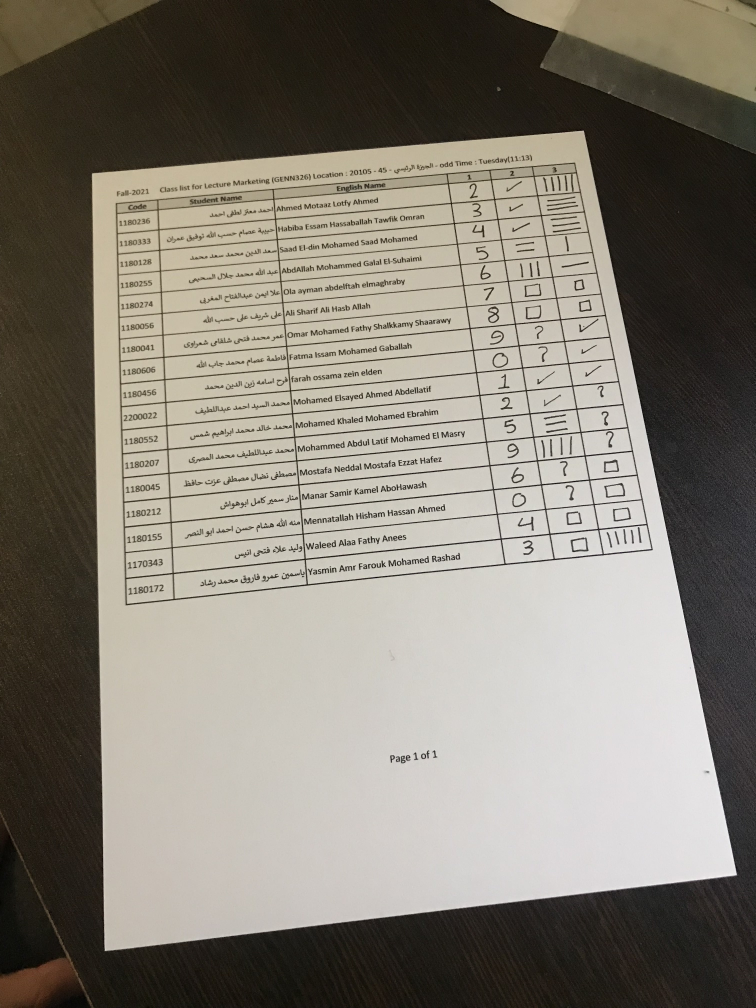
#> input picture Module1/dataSet/7.jpg, 3024 x 4032 px, found by its file name (shown at 1/4 size)
$ jupyter execute --allow-errors scannar.ipynb   (shell and % lines are left out)
#> lines starting #> are read from the running program, lines starting #| are printed output that depends on the picture; after the words box and inside, x2 and y2 are one past the last pixel; in counts of white or black regions, pixels touching at a corner belong together
### Module1/commonfunctions.py


import skimage.io as io
import matplotlib.pyplot as plt
import numpy as np
from skimage.exposure import histogram
from matplotlib.pyplot import bar
from skimage.color import rgb2gray,rgb2hsv

# Convolution:
from scipy.signal import convolve2d
from scipy import fftpack
import math

from skimage.util import random_noise
from skimage.filters import median
from skimage.feature import canny

from mpl_toolkits.mplot3d import Axes3D  # noqa: F401 unused import

import matplotlib.pyplot as plt
from matplotlib import cm
from matplotlib.ticker import LinearLocator, FormatStrFormatter
import numpy as np

# Edges
from skimage.filters import sobel_h, sobel, sobel_v,roberts, prewitt

# Show the figures / plots inside the notebook
def show_images(images,titles=None):
    #This function is used to show image(s) with titles by sending an array of images and an array of associated titles.
    # images[0] will be drawn with the title titles[0] if exists
    # You aren't required to understand this function, use it as-is.
    n_ims = len(images)
    if titles is None: titles = ['(%d)' % i for i in range(1,n_ims + 1)]
    fig = plt.figure()
    n = 1
    for image,title in zip(images,titles):
        a = fig.add_subplot(1,n_ims,n)
        if image.ndim == 2:
            plt.gray()
        plt.imshow(image)
        a.set_title(title)
        plt.axis('off')
        n += 1
    fig.set_size_inches(np.array(fig.get_size_inches()) * n_ims)
    plt.show()


# [43 lines left out: functions show_3d_image, show_3d_image_filtering_in_freq, showHist, not called in this run]

### Module1/scannar.ipynb
[cell 1]
# !pip install pytesseract
# !conda install pandas


from commonfunctions import *
import cv2
import pytesseract


import cv2
import numpy as np
import pandas as pd
import matplotlib.pyplot as plt
import csv
try:
    from PIL import Image
except ImportError:
    import Image

import utlis

[cell 2]
# [12 lines left out: function _imshow, not called in this run]

[cell 3]

file = r"E:\CUFE\Fall22\IP\Project-2022\GradesAutoFiller-main\GradesAutoFiller-main\Module1\dataSet\7.jpg"
img = cv2.imread(file,0)
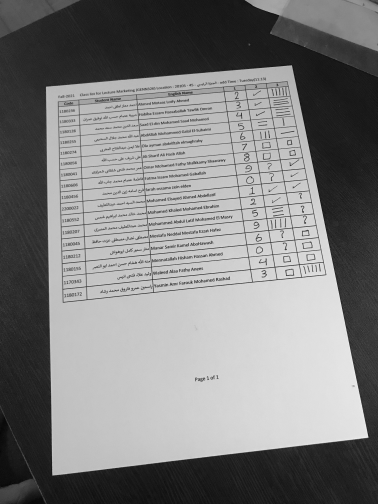
#> img: shape (4032, 3024) (shown at 1/8 size); min 0, max 255, mean 127.1
# [4 lines of commented-out code are left out]
heightImg = img.shape[1]
widthImg  = img.shape[0]
# [6 lines of commented-out code are left out]
show_images([img])
#> in show_images, `n_ims = len(images)`: n_ims = 1
#> the loop in show_images, `for image,title in zip(images,titles):` made 1 pass
#> (title, n) on pass 1: ('(1)', 2)
#> after the loop in show_images, `for image,title in zip(images,titles):`: n = 2

[cell 4]
# utlis.initializeTrackbars()
# count=0

[cell 5]
# img = cv2.resize(img, (widthImg, heightImg)) # RESIZE IMAGE
# img = cv2.resize(img, (int(480*2), int(640*2)))

imgBlank = np.zeros((heightImg,widthImg), np.uint8) # CREATE A BLANK IMAGE FOR TESTING DEBUGING IF REQUIRED
# imgGray = cv2.cvtColor(img, cv2.COLOR_RGB2GRAY) # CONVERT IMAGE TO GRAY SCALE
imgBlur = cv2.GaussianBlur(img, (9, 9), 1) # ADD GAUSSIAN BLUR
imgBlur = img
# [5 lines of commented-out code are left out]
show_images([imgBlank,imgBlur])
#> the loop in show_images (call 2), `for image,title in zip(images,titles):` made 2 passes
#> (title, n) on passes 1 to 2: ('(1)', 2), ('(2)', 3)
#> after the loop in show_images (call 2), `for image,title in zip(images,titles):`: n = 3
#> in show_images (call 2), `plt.show()`:
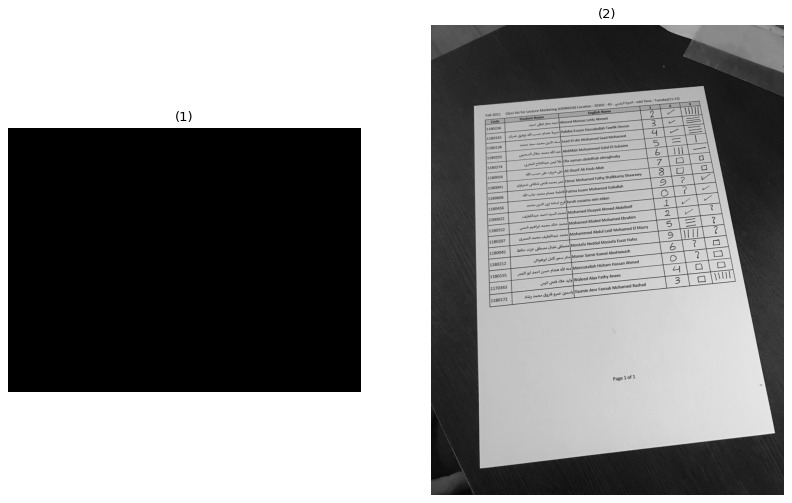
#> figure drawn by matplotlib, 2 panels

[cell 6]
# thres=utlis.valTrackbars() # GET TRACK BAR VALUES FOR THRESHOLDS

[cell 7]
imgsobel = sobel(imgBlur)
# _imshow(imgsobel)
imgThreshold = cv2.Canny(imgBlur,100,150) # APPLY CANNY BLUR
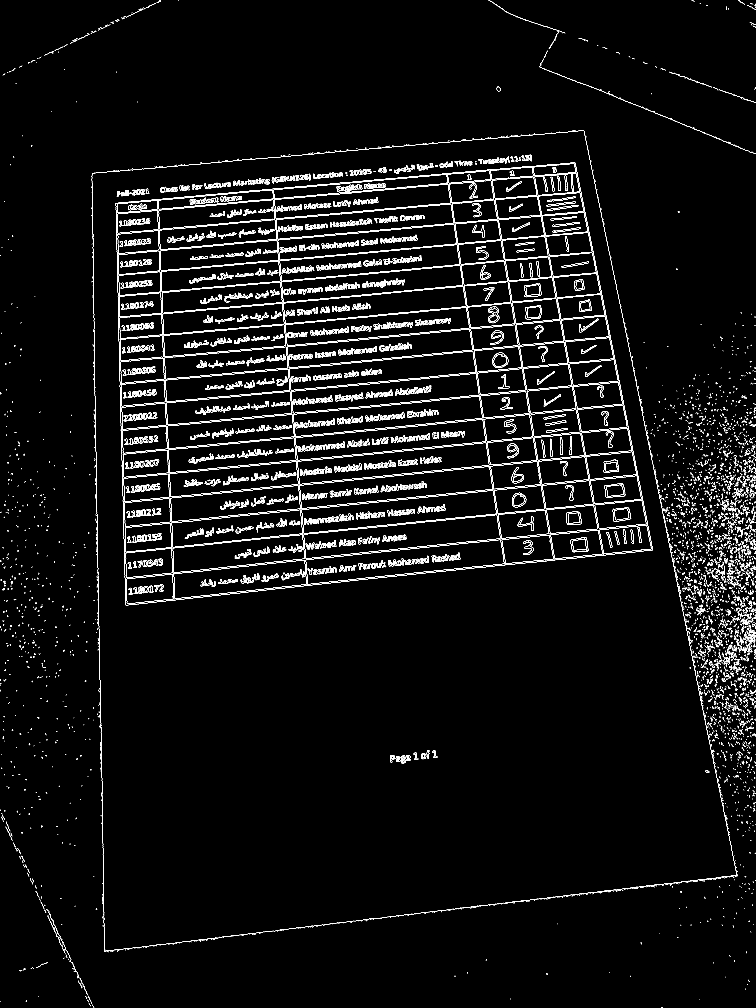
#> imgThreshold: shape (4032, 3024) (shown at 1/4 size); 2.2% white in thin lines or dots
kernel = np.ones((5, 5))
imgDial = cv2.dilate(imgThreshold, kernel, iterations=2) # APPLY DILATION
#> imgDial: shape (4032, 3024); 15.5% white; 762 white regions, largest, box (x1, y1, x2, y2) and area: (458, 646, 2615, 2426) 901828, (360, 516, 3024, 3813) 379953, (1951, 0, 3024, 620) 17393
imgThreshold = cv2.erode(imgDial, kernel, iterations=1)  # APPLY EROSION
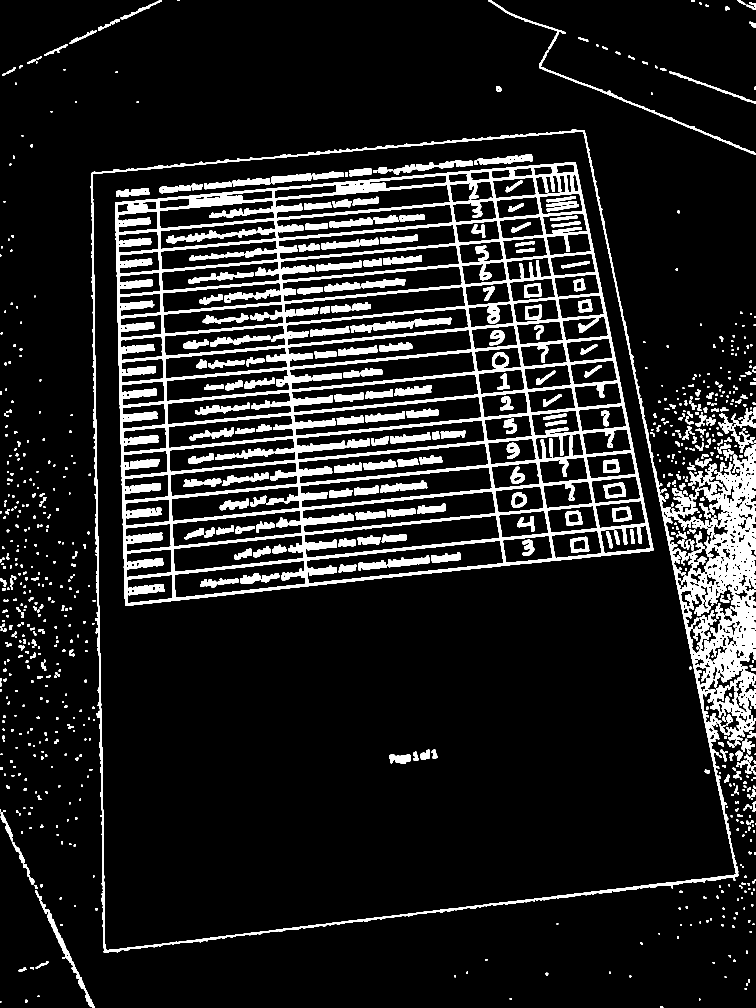
#> imgThreshold: shape (4032, 3024) (shown at 1/4 size); 11% white; 882 white regions
# _imshow(imgThreshold)
show_images([imgsobel,imgThreshold])

[cell 8]
## FIND ALL COUNTOURS
imgContours = img.copy() # COPY IMAGE FOR DISPLAY PURPOSES
imgBigContour = img.copy() # COPY IMAGE FOR DISPLAY PURPOSES
contours, hierarchy = cv2.findContours(imgThreshold, cv2.RETR_EXTERNAL, cv2.CHAIN_APPROX_SIMPLE) # FIND ALL CONTOURS
#> contours = 712 contours, 4 with area under 20; largest, box (x1, y1, x2, y2) and area: (362, 518, 3024, 3811) 7201620, (140, 3562, 379, 4032) 6327, (2157, 200, 3024, 618) 6108, (2874, 1629, 3024, 1735) 4492, (1953, 0, 2263, 197) 2442
cv2.drawContours(imgContours, contours, -1, (0, 255, 0), 10) # DRAW ALL DETECTED CONTOURS
imgThreshold = cv2.cvtColor(imgThreshold,cv2.COLOR_BAYER_BG2BGR)
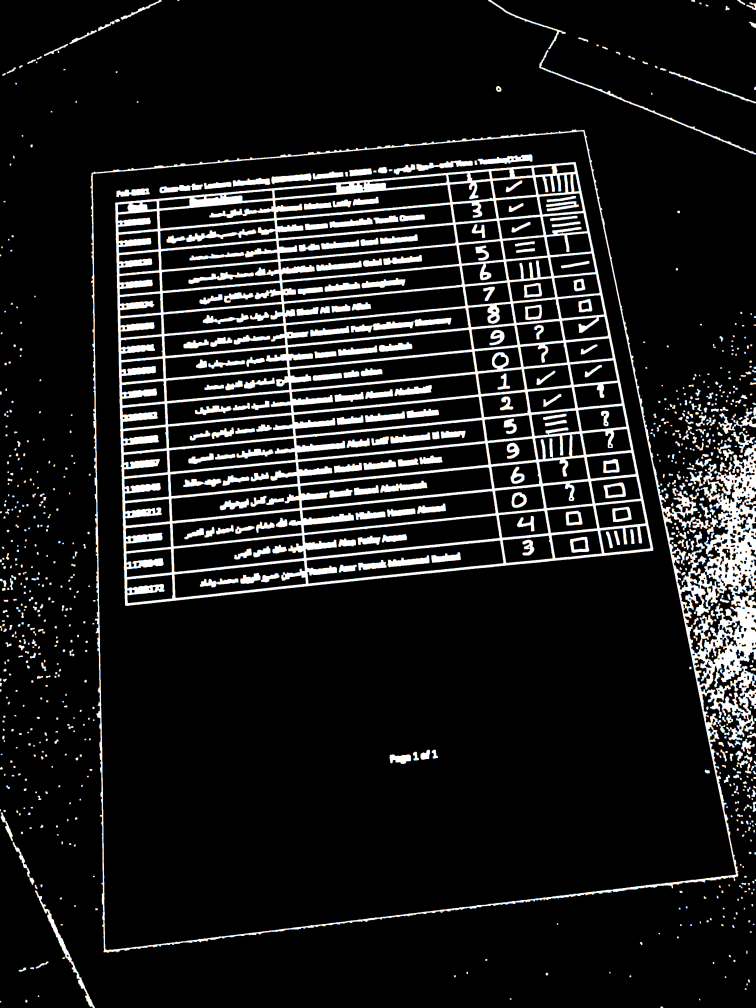
#> imgThreshold: shape (4032, 3024, 3) (shown at 1/4 size); mean B, G, R 28, 28, 27.9

$ run again, with Module1/dataSet/10.jpg copied over Module1/dataSet/7.jpg
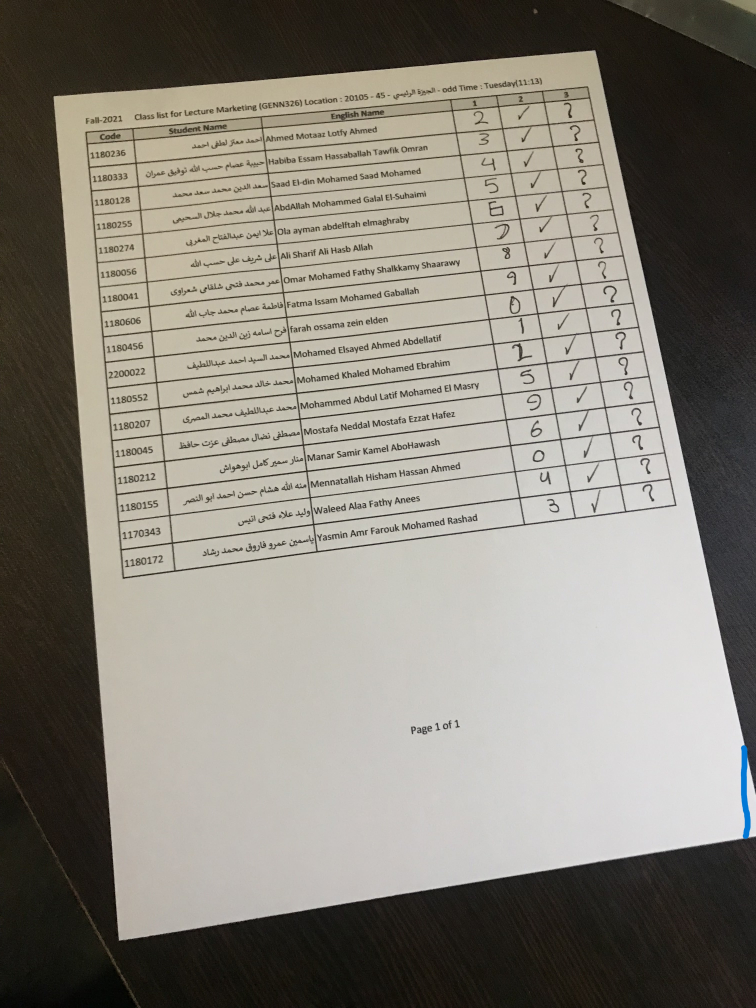
#> input picture Module1/dataSet/10.jpg, 3024 x 4032 px, found by its file name (shown at 1/4 size)
#> n_ims = 1
#> the loop in show_images, `for image,title in zip(images,titles):` made 1 pass
#> (title, n) on pass 1: ('(1)', 2)
#> after the loop in show_images, `for image,title in zip(images,titles):`: n = 2
#> the loop in show_images (call 2), `for image,title in zip(images,titles):` made 2 passes
#> (title, n) on passes 1 to 2: ('(1)', 2), ('(2)', 3)
#> imgDial: shape (4032, 3024); 14% white; 457 white regions, largest, box (x1, y1, x2, y2) and area: (336, 341, 2711, 2319) 1048411, (207, 194, 3024, 3769) 153842, (861, 393, 1213, 456) 10704
#> `imgThreshold = cv2.erode(imgDial, kernel, iterations=1)`:
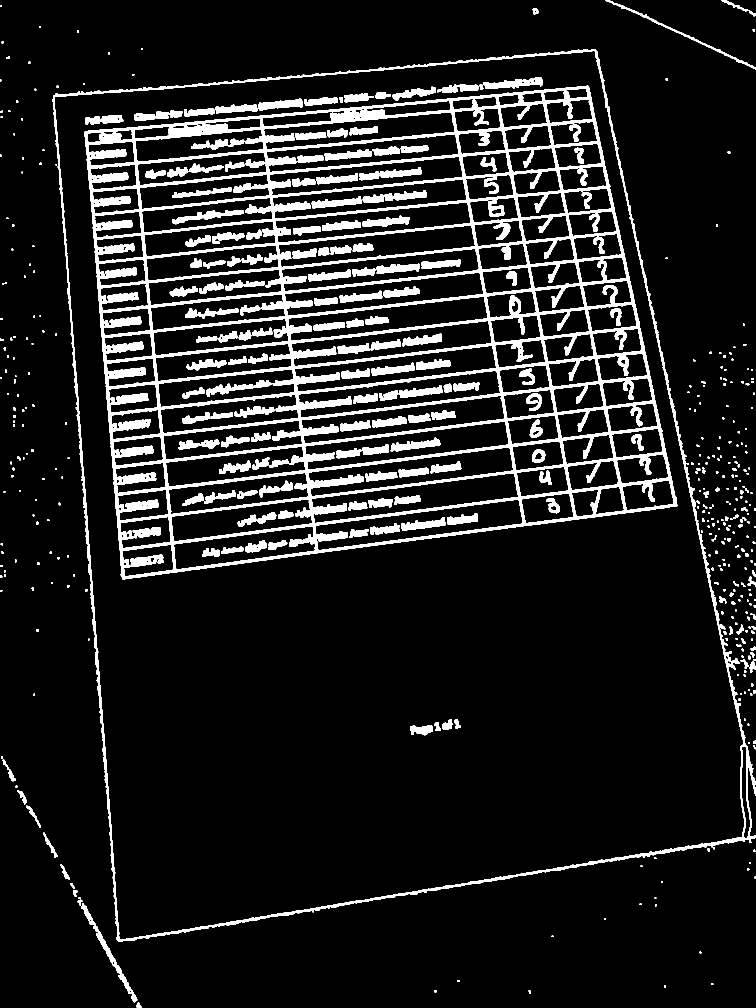
#> imgThreshold: shape (4032, 3024) (shown at 1/4 size); 10.2% white; 485 white regions
#> contours = 346 contours; largest, box (x1, y1, x2, y2) and area: (209, 196, 3024, 3767) 7908210, (324, 3614, 549, 4009) 6424, (2423, 0, 3024, 277) 4012, (2885, 0, 3024, 65) 987, (173, 3331, 230, 3430) 876
#> `imgThreshold = cv2.cvtColor(imgThreshold,cv2.COLOR_BAYER_BG2BGR)`:
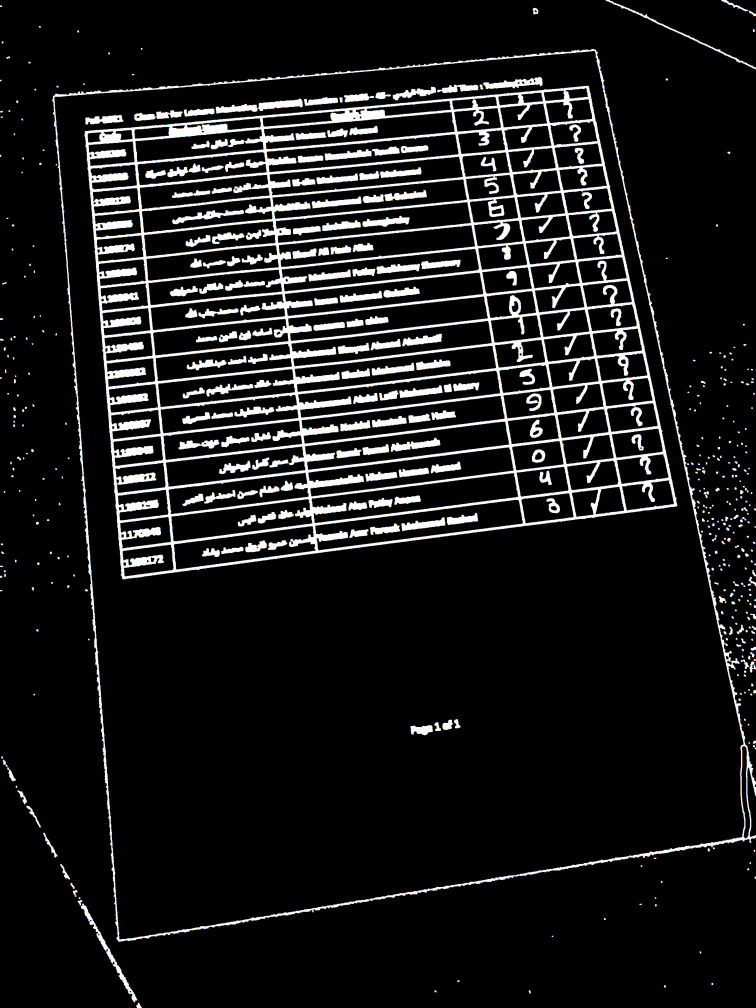
#> imgThreshold: shape (4032, 3024, 3) (shown at 1/4 size); mean B, G, R 26, 25.9, 25.9
